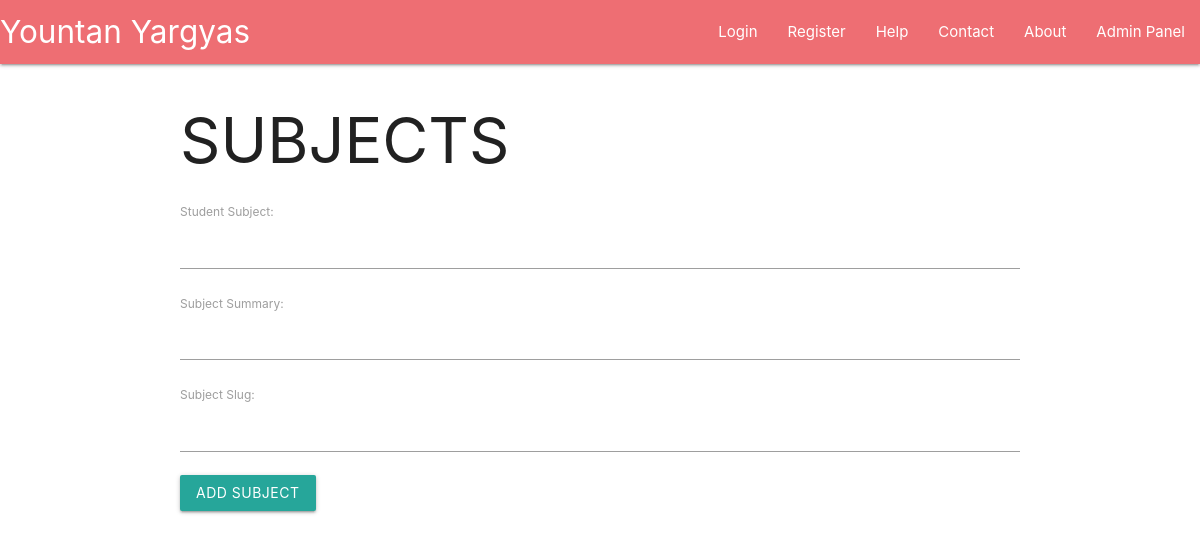
The app's page /classes/class-four, older data.
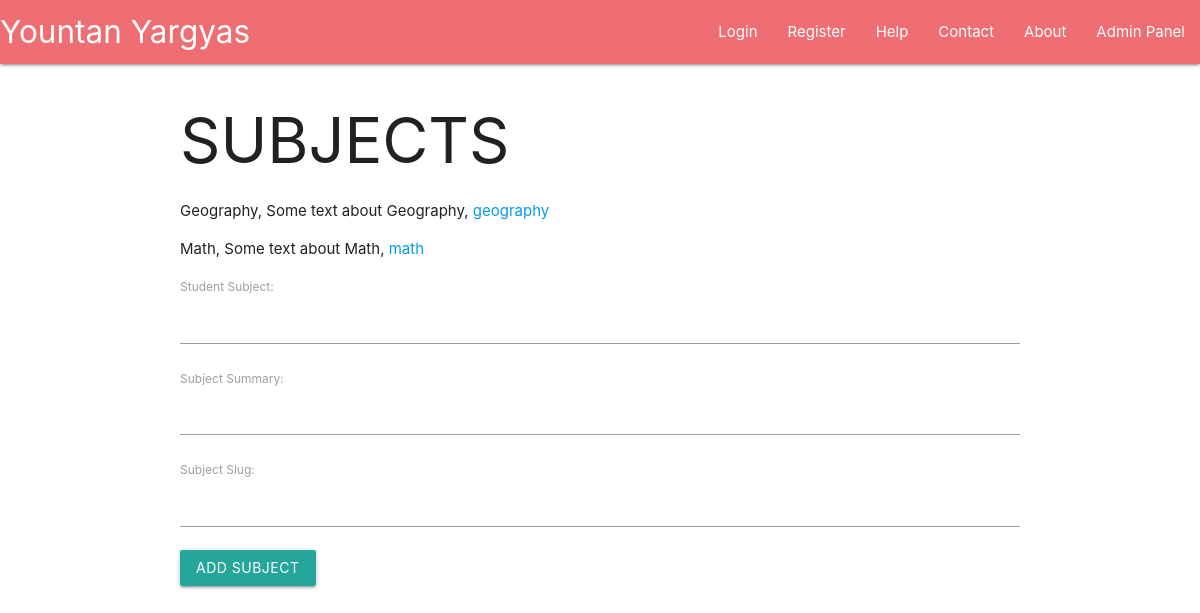
The same page, newer data.
### main/models.py (models this page shows, shortened)
class StudentSubject(models.Model):
    student_subject = models.CharField(max_length=100)
    subject_summary = models.CharField(max_length=500)
    subject_slug = models.CharField(max_length=100)
    student_class = models.ForeignKey(StudentClass, default=1, verbose_name="Class", on_delete=models.SET_DEFAULT)
    class Meta:
        verbose_name_plural = "Subjects"

### main/views.py (the view, shortened to what this page needs)
# urls.py: path("classes/<slug:class_slug>", views.student_class, name="student_class"),
def student_class(request, class_slug):
    class_slugs = [c.class_slug for c in StudentClass.objects.all()]
    if class_slug in class_slugs:
        matching_subjects = StudentSubject.objects.filter(student_class__class_slug=class_slug)
        form = AddSubject(initial={"student_class": StudentClass.objects.filter(class_slug=class_slug)[0]})
        return render(
            request=request,
            template_name="main/subjects.html",
            context={"student_subjects": matching_subjects, "class_slug": class_slug, "form": form}
            )
    else:
        return HttpResponse(f"{class_slug} class is not present!")

### main/forms.py
class AddSubject(forms.ModelForm):
    class Meta:
        model = StudentSubject
        fields = ["student_subject", "subject_summary", "subject_slug", "student_class"]
        labels = {"student_subject": "Student Subject", "subject_summary": "Subject Summary", "subject_slug": "Subject Slug", "student_class": "Student Class (FK)"}
        widgets = {"student_class": forms.HiddenInput()}

### main/templates/main/subjects.html (shortened to what this page needs)
{% extends "Main/header.html" %}
{% block content %}
    <h1>SUBJECTS</h1>
    {% for subject in student_subjects %}
        <p>{{ subject.student_subject }}, {{ subject.subject_summary }}, <a href="/classes/{{ class_slug }}/{{ subject.subject_slug }}">{{ subject.subject_slug }}</a></p>
    {% endfor %}
    <form method="POST">
        {{ form.as_p }}
        <button type="submit" class="btn">Add Subject</button>
    </form>
{% endblock %}

### main/templates/main/header.html (shortened to what this page needs)
<!DOCTYPE html>
<html lang="en-US">
<head>
  <link rel="stylesheet" href="https://cdnjs.cloudflare.com/ajax/libs/materialize/1.0.0/css/materialize.min.css">
</head>
<body>
  {% include "main/includes/navbar.html" %}
  <div class="container">
    {% block content %}
    {% endblock %}
  </div>
</body>
</html>

### main/templates/main/includes/navbar.html (shortened to what this page needs)
<nav class="nav-extended">
  <div class="nav-wrapper">
    <a href="/" class="brand-logo hide-on-small-only">Yountan Yargyas</a>
    <ul id="nav-mobile" class="right hide-on-med-and-down">
      {% if user.is_authenticated %}
        <li><a href="/account">{{user.username}}</a></li>
        <li><a href="/logout">Logout</a></li>
      {% else %}
        <li><a href="/login">Login</a></li>
        <li><a href="/register">Register</a></li>
      {% endif %}
      <li><a href="/help.html">Help</a></li>
      <li><a href="/contact.html">Contact</a></li>
      <li><a href="/about.html">About</a></li>
      <li><a href="/admin.html">Admin Panel</a></li>
    </ul>
  </div>
</nav>

Row changes from the older to the newer data that the page shows:
added StudentSubject: student_subject "Geography", subject_summary "Some text about Geography", subject_slug "geography"
added StudentSubject: student_subject "Math", subject_summary "Some text about Math", subject_slug "math"
